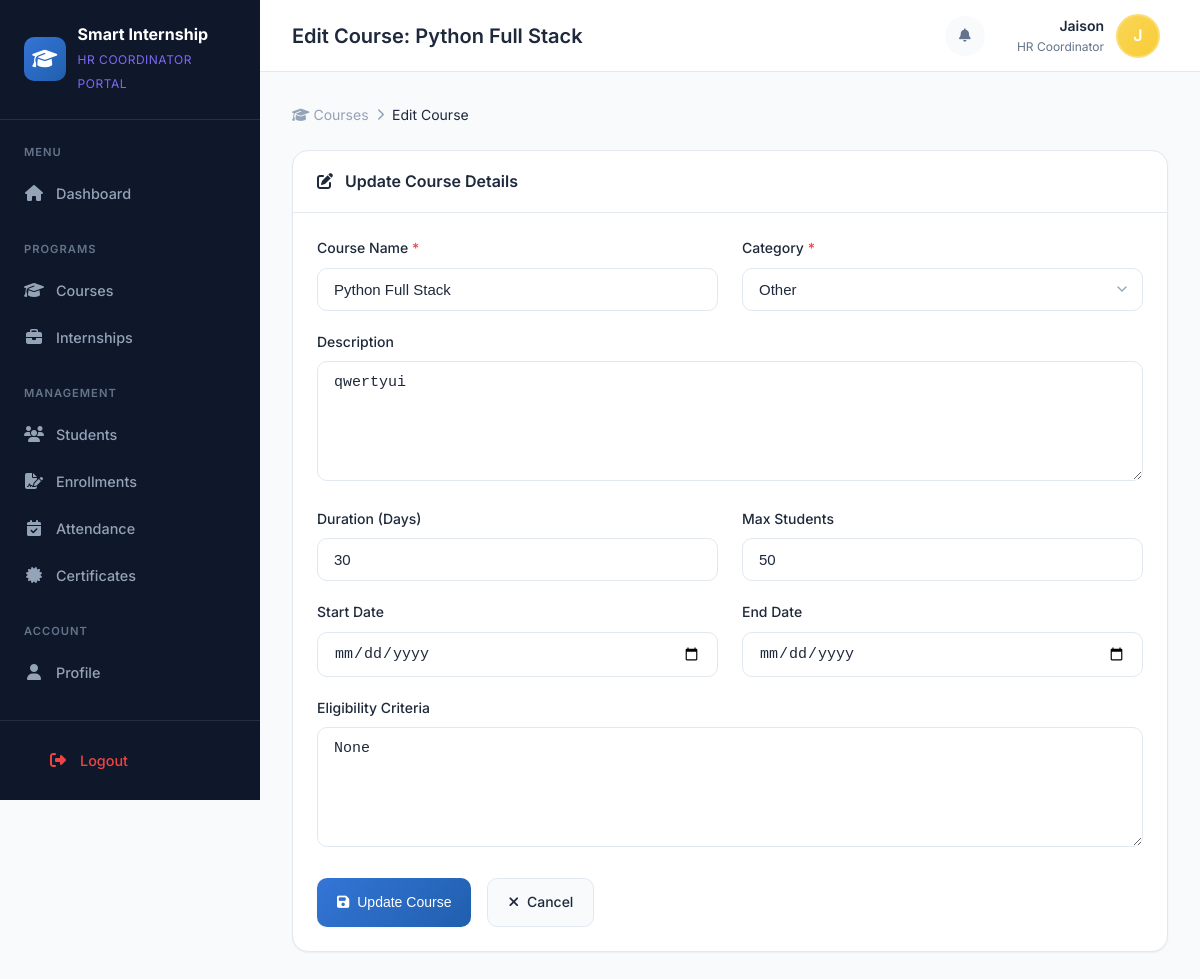
The app's page /coordinator/courses/5/edit/ (signed in) with its own data.
### courses/models.py (models this page shows, shortened)
class Course(models.Model):
    name = models.CharField(max_length=200)
    description = models.TextField(blank=True, null=True)
    institution = models.ForeignKey(Institution, on_delete=models.CASCADE)
    coordinator = models.ForeignKey(
        settings.AUTH_USER_MODEL,
        on_delete=models.SET_NULL,
        null=True,
        blank=True,
        limit_choices_to={'role': 'COORDINATOR'},
        related_name='coordinated_courses'
    )
    CATEGORY_CHOICES = (
        ('WEB', 'Web Development'),
        ('PYTHON', 'Python Programming'),
        ('DATA', 'Data Science'),
        ('AI', 'Artificial Intelligence'),
        ('APP', 'App Development'),
        ('CYBER', 'Cyber Security'),
        ('DESIGN', 'UI/UX Design'),
        ('OTHER', 'Other'),
    )
    category = models.CharField(max_length=20, choices=CATEGORY_CHOICES, default='OTHER')
    duration_days = models.IntegerField(default=30, help_text="Duration in days")
    max_students = models.IntegerField(default=50)
    start_date = models.DateField(blank=True, null=True)
    end_date = models.DateField(blank=True, null=True)
    eligibility = models.TextField(blank=True, null=True, help_text="Eligibility criteria")
    is_active = models.BooleanField(default=True)
    created_at = models.DateTimeField(auto_now_add=True)
    updated_at = models.DateTimeField(auto_now=True)
    class Meta:
        verbose_name = 'Course'
        verbose_name_plural = 'Courses'
        ordering = ['-created_at']

### accounts/models.py (models this page shows, shortened)
class User(AbstractUser):
    ROLE_CHOICES = (
        ('ADMIN', 'Admin'),
        ('COORDINATOR', 'HR Coordinator'),
        ('STUDENT', 'Student'),
    )
    APPROVAL_STATUS_CHOICES = (
        ('PENDING', 'Pending Approval'),
        ('APPROVED', 'Approved'),
        ('REJECTED', 'Rejected'),
    )
    role = models.CharField(max_length=20, choices=ROLE_CHOICES, default='STUDENT')
    phone = models.CharField(max_length=15, blank=True, null=True)
    address = models.TextField(blank=True, null=True)
    profile_picture = models.ImageField(upload_to='profiles/', blank=True, null=True)
    institution = models.ForeignKey(
        'institutions.Institution',
        on_delete=models.SET_NULL,
        null=True,
        blank=True,
        related_name='users'
    )
    qualification = models.CharField(max_length=255, blank=True, null=True, help_text="Student's highest qualification")
    is_active = models.BooleanField(default=True)
    approval_status = models.CharField(
        max_length=20,
        choices=APPROVAL_STATUS_CHOICES,
        default='APPROVED',  # Default to APPROVED for admin/coordinator, will be PENDING for students
        help_text='Approval status for student registrations'
    )
    approved_by = models.ForeignKey(
        'self',
        on_delete=models.SET_NULL,
        null=True,
        blank=True,
        related_name='approved_students',
        help_text='Coordinator or Admin who approved/rejected this user'
    )
    approval_date = models.DateTimeField(null=True, blank=True)
    rejection_reason = models.TextField(blank=True, null=True, help_text='Reason for rejection if rejected')
    created_at = models.DateTimeField(auto_now_add=True)
    updated_at = models.DateTimeField(auto_now=True)
    class Meta:
        verbose_name = 'User'
        verbose_name_plural = 'Users'

### accounts/coordinator_views.py (the view, shortened to what this page needs)
# urls.py: path('courses/<int:course_id>/edit/', coordinator_views.edit_course, name='edit_course'),
@coordinator_required
def edit_course(request, course_id):
    coordinator = request.user
    course = get_object_or_404(Course, id=course_id, coordinator=coordinator)
    return render(request, 'coordinator/edit_course.html', {
        'course': course,
        'categories': Course.CATEGORY_CHOICES
    })

### templates/coordinator/edit_course.html (shortened to what this page needs)
{% extends 'coordinator/base.html' %}
{% block page_title %}Edit Course: {{ course.name }}{% endblock %}
{% block content %}
<div class="d-flex items-center gap-2 mb-6">
    <a href="{% url 'coordinator:courses' %}" class="text-muted" style="font-size: 0.875rem;">
        <i class="fas fa-graduation-cap"></i> Courses
    </a>
    <i class="fas fa-chevron-right text-muted" style="font-size: 0.75rem;"></i>
    <span style="font-size: 0.875rem;">Edit Course</span>
</div>
<div class="card">
    <div class="card-header">
        <h3 class="card-title">
            <i class="fas fa-edit" style="color: var(--warning-500); margin-right: 8px;"></i>
            Update Course Details
        </h3>
    </div>
    <div class="card-body">
        <form method="post">
            <div class="grid-2">
                <div class="form-group">
                    <label class="form-label" for="name">Course Name <span style="color: var(--error);">*</span></label>
                    <input type="text" id="name" name="name" class="form-control" value="{{ course.name }}" required>
                </div>
                <div class="form-group">
                    <label class="form-label" for="category">Category <span style="color: var(--error);">*</span></label>
                    <select id="category" name="category" class="form-control" required>
                        {% for code, name in categories %}
                        <option value="{{ code }}" {% if course.category == code %}selected{% endif %}>{{ name }}</option>
                        {% endfor %}
                    </select>
                </div>
            </div>
            <div class="form-group">
                <label class="form-label" for="description">Description</label>
                <textarea id="description" name="description" class="form-control" rows="3">{{ course.description }}</textarea>
            </div>
            <div class="grid-2">
                <div class="form-group">
                    <label class="form-label" for="duration_days">Duration (Days)</label>
                    <input type="number" id="duration_days" name="duration_days" class="form-control" value="{{ course.duration_days }}" min="1">
                </div>
                <div class="form-group">
                    <label class="form-label" for="max_students">Max Students</label>
                    <input type="number" id="max_students" name="max_students" class="form-control" value="{{ course.max_students }}" min="1">
                </div>
            </div>
            <div class="grid-2">
                <div class="form-group">
                    <label class="form-label" for="start_date">Start Date</label>
                    <input type="date" id="start_date" name="start_date" class="form-control" value="{{ course.start_date|date:'Y-m-d' }}">
                </div>
                <div class="form-group">
                    <label class="form-label" for="end_date">End Date</label>
                    <input type="date" id="end_date" name="end_date" class="form-control" value="{{ course.end_date|date:'Y-m-d' }}">
                </div>
            </div>
            <div class="form-group">
                <label class="form-label" for="eligibility">Eligibility Criteria</label>
                <textarea id="eligibility" name="eligibility" class="form-control" rows="2">{{ course.eligibility }}</textarea>
            </div>
            <div class="d-flex gap-4 mt-6">
                <button type="submit" class="btn btn-primary">
                    <i class="fas fa-save"></i> Update Course
                </button>
                <a href="{% url 'coordinator:courses' %}" class="btn btn-secondary">
                    <i class="fas fa-times"></i> Cancel
                </a>
            </div>
        </form>
    </div>
</div>
{% endblock %}

### templates/coordinator/base.html (shortened to what this page needs)
{% load static %}
<!DOCTYPE html>
<html lang="en">
<head>
    <link rel="stylesheet" href="https://cdnjs.cloudflare.com/ajax/libs/font-awesome/6.4.2/css/all.min.css">
    <link rel="stylesheet" href="{% static 'css/style.css' %}">
</head>
<body>
    <div class="app-layout">
        <aside class="sidebar">
            <div class="sidebar-header">
                <div class="sidebar-logo">
                    <div class="sidebar-logo-icon">
                        <i class="fas fa-graduation-cap"></i>
                    </div>
                    <div class="sidebar-logo-text">
                        <h1>Smart Internship</h1>
                        <span>HR Coordinator Portal</span>
                    </div>
                </div>
            </div>
            <nav class="sidebar-nav">
                <div class="nav-section">
                    <div class="nav-section-title">Menu</div>
                    <a href="{% url 'coordinator:dashboard' %}" class="nav-item {% if request.resolver_match.url_name == 'dashboard' %}active{% endif %}">
                        <i class="fas fa-home"></i>
                        <span>Dashboard</span>
                    </a>
                </div>
                <div class="nav-section">
                    <div class="nav-section-title">Programs</div>
                    <a href="{% url 'coordinator:courses' %}" class="nav-item {% if request.resolver_match.url_name == 'courses' %}active{% endif %}">
                        <i class="fas fa-graduation-cap"></i>
                        <span>Courses</span>
                    </a>
                    <a href="{% url 'coordinator:internships' %}" class="nav-item {% if request.resolver_match.url_name == 'internships' %}active{% endif %}">
                        <i class="fas fa-briefcase"></i>
                        <span>Internships</span>
                    </a>
                </div>
                <div class="nav-section">
                    <div class="nav-section-title">Management</div>
                    <a href="{% url 'coordinator:students' %}" class="nav-item {% if request.resolver_match.url_name == 'students' or request.resolver_match.url_name == 'student_detail' %}active{% endif %}">
                        <i class="fas fa-users"></i>
                        <span>Students</span>
                    </a>
                    <a href="{% url 'coordinator:applications' %}" class="nav-item {% if request.resolver_match.url_name == 'applications' %}active{% endif %}">
                        <i class="fas fa-file-signature"></i>
                        <span>Enrollments</span>
                    </a>
                    <a href="{% url 'coordinator:attendance' %}" class="nav-item {% if request.resolver_match.url_name == 'attendance' or request.resolver_match.url_name == 'mark_attendance' %}active{% endif %}">
                        <i class="fas fa-calendar-check"></i>
                        <span>Attendance</span>
                    </a>
                    <a href="{% url 'coordinator:certificates' %}" class="nav-item {% if request.resolver_match.url_name == 'certificates' %}active{% endif %}">
                        <i class="fas fa-certificate"></i>
                        <span>Certificates</span>
                    </a>
                </div>
                <div class="nav-section">
                    <div class="nav-section-title">Account</div>
                    <a href="{% url 'coordinator:profile' %}" class="nav-item {% if request.resolver_match.url_name == 'profile' %}active{% endif %}">
                        <i class="fas fa-user"></i>
                        <span>Profile</span>
                    </a>
                </div>
            </nav>
            <div class="sidebar-footer">
                <a href="{% url 'logout' %}" class="nav-item logout">
                    <i class="fas fa-sign-out-alt"></i>
                    <span>Logout</span>
                </a>
            </div>
        </aside>
        <main class="main-content">
            <header class="header">
                <div class="header-left">
                    <h2 class="page-title">{% block page_title %}Dashboard{% endblock %}</h2>
                </div>
                <div class="header-right">
                    <div class="header-actions">
                        <button class="header-btn">
                            <i class="fas fa-bell"></i>
                        </button>
                    </div>
                    <div class="user-menu">
                        <div class="user-info">
                            <div class="user-name">{{ request.user.get_full_name|default:request.user.username }}</div>
                            <div class="user-role">HR Coordinator</div>
                        </div>
                        <div class="user-avatar">
                            {% if request.user.profile_picture %}
                                <img src="{{ request.user.profile_picture.url }}" alt="Avatar" style="width:100%;height:100%;border-radius:50%;object-fit:cover;">
                            {% else %}
                                {{ request.user.username|slice:":1"|upper }}
                            {% endif %}
                        </div>
                    </div>
                </div>
            </header>
            <div class="page-content">
                {% block content %}{% endblock %}
            </div>
        </main>
    </div>
</body>
</html>

### templates/coordinator/base.html (style rules this page uses)
* { -ms-overflow-style: none; scrollbar-width: none; }

### records on screen
Course: name "Python Full Stack", category "Other", description "qwertyui", duration_days "30", max_students "50", eligibility "None"
User: user.get_full_name "Jaison", user.username "J"
